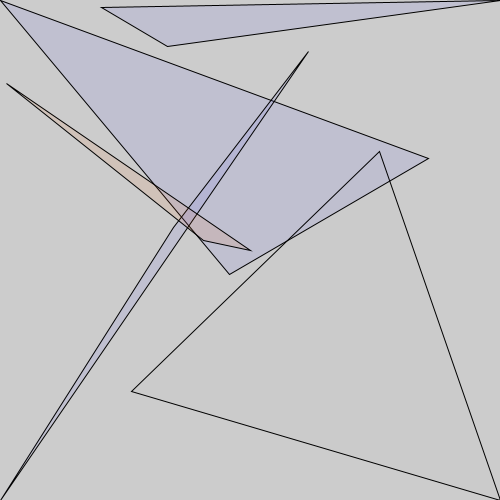
Frame 1 (no input)
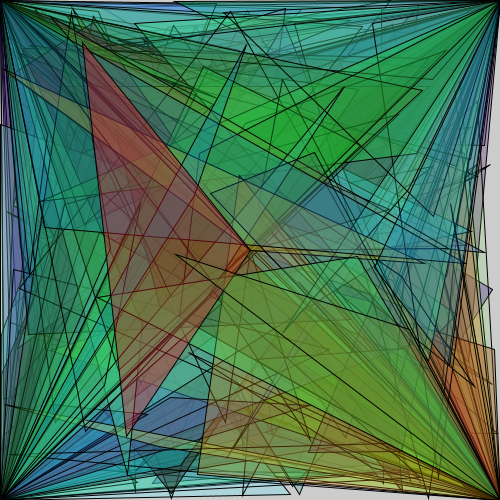
Frame 60 (the mouse pressed at the canvas centre just before this capture)
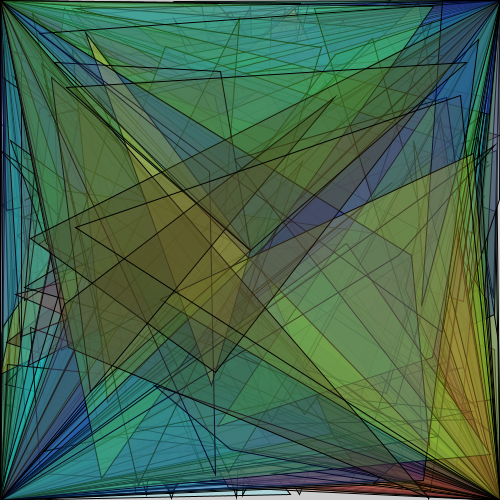
Frame 120 (the mouse held since frame 60 and released just before this capture)

The Processing sketch that drew these frames (run headless with seeded random() and noise(); from frame 60 on, the mouse is pressed at the canvas centre):

// Processing sketch: processing_183825
// ── processing_183825.pde


 
 
 void setup ()  {
   size (500,500); 
   frameRate(15);
   
 } 
 
 void draw () {
    
   
  fill(random(100), random (245), random(255),random(100)); 
  triangle (0, 0, random(500), random(500), random(500), random(500));
  
  triangle (500, 0, random(500), random(500), random(500), random(500));

  triangle (0, 500, random(500), random(500), random(500), random(500));

   
  fill(random(255), random (245), random(100),random(100)); 
  triangle (250, 250, random(500), random(500), random(100), random(100));
  
    fill(random(255), random (245), random(100),random(100)); 

  

  
   triangle (500, 500, random(500), random(500), random(500), random(500));

  

 }
  
 
 
 
